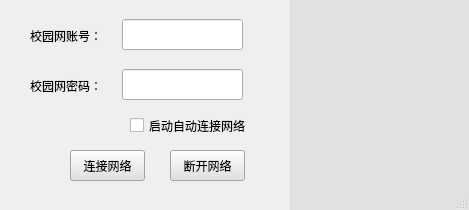
<?xml version="1.0" encoding="UTF-8"?>
<ui version="4.0">
 <class>MainWindow</class>
 <widget class="QMainWindow" name="MainWindow">
  <property name="windowModality">
   <enum>Qt::ApplicationModal</enum>
  </property>
  <property name="enabled">
   <bool>true</bool>
  </property>
  <property name="geometry">
   <rect>
    <x>0</x>
    <y>0</y>
    <width>469</width>
    <height>210</height>
   </rect>
  </property>
  <property name="minimumSize">
   <size>
    <width>469</width>
    <height>210</height>
   </size>
  </property>
  <property name="maximumSize">
   <size>
    <width>469</width>
    <height>232</height>
   </size>
  </property>
  <property name="acceptDrops">
   <bool>false</bool>
  </property>
  <property name="windowTitle">
   <string>校园网客户端</string>
  </property>
  <property name="windowIcon">
   <iconset>
    <normaloff>icon.png</normaloff>icon.png</iconset>
  </property>
  <property name="accessibleName">
   <string/>
  </property>
  <property name="animated">
   <bool>true</bool>
  </property>
  <widget class="QWidget" name="centralwidget">
   <property name="minimumSize">
    <size>
     <width>469</width>
     <height>210</height>
    </size>
   </property>
   <property name="maximumSize">
    <size>
     <width>469</width>
     <height>210</height>
    </size>
   </property>
   <widget class="QWidget" name="widget" native="true">
    <property name="geometry">
     <rect>
      <x>0</x>
      <y>0</y>
      <width>469</width>
      <height>210</height>
     </rect>
    </property>
    <property name="minimumSize">
     <size>
      <width>469</width>
      <height>210</height>
     </size>
    </property>
    <property name="maximumSize">
     <size>
      <width>469</width>
      <height>210</height>
     </size>
    </property>
    <property name="styleSheet">
     <string notr="true"/>
    </property>
    <widget class="QLabel" name="label_info">
     <property name="enabled">
      <bool>true</bool>
     </property>
     <property name="geometry">
      <rect>
       <x>290</x>
       <y>0</y>
       <width>181</width>
       <height>211</height>
      </rect>
     </property>
     <property name="styleSheet">
      <string notr="true">background-color: rgb(225, 225, 225);</string>
     </property>
     <property name="text">
      <string/>
     </property>
    </widget>
    <widget class="QLabel" name="label_2">
     <property name="geometry">
      <rect>
       <x>30</x>
       <y>20</y>
       <width>71</width>
       <height>31</height>
      </rect>
     </property>
     <property name="text">
      <string>校园网账号：</string>
     </property>
    </widget>
    <widget class="QLabel" name="label_3">
     <property name="geometry">
      <rect>
       <x>30</x>
       <y>70</y>
       <width>71</width>
       <height>31</height>
      </rect>
     </property>
     <property name="text">
      <string>校园网密码：</string>
     </property>
    </widget>
    <widget class="QLineEdit" name="lineEdit_xywzh">
     <property name="geometry">
      <rect>
       <x>122</x>
       <y>19</y>
       <width>121</width>
       <height>31</height>
      </rect>
     </property>
    </widget>
    <widget class="QLineEdit" name="lineEdit_xywmm">
     <property name="geometry">
      <rect>
       <x>122</x>
       <y>69</y>
       <width>121</width>
       <height>31</height>
      </rect>
     </property>
     <property name="echoMode">
      <enum>QLineEdit::Password</enum>
     </property>
    </widget>
    <widget class="QPushButton" name="pushButton_ljwl">
     <property name="geometry">
      <rect>
       <x>70</x>
       <y>150</y>
       <width>75</width>
       <height>31</height>
      </rect>
     </property>
     <property name="styleSheet">
      <string notr="true">background-color: rgb(225, 225, 225);</string>
     </property>
     <property name="text">
      <string>连接网络</string>
     </property>
    </widget>
    <widget class="QPushButton" name="pushButton_dklj">
     <property name="geometry">
      <rect>
       <x>170</x>
       <y>150</y>
       <width>75</width>
       <height>31</height>
      </rect>
     </property>
     <property name="styleSheet">
      <string notr="true">background-color: rgb(239, 247, 255);
background-color: rgb(225, 225, 225);</string>
     </property>
     <property name="text">
      <string>断开网络</string>
     </property>
    </widget>
    <widget class="QCheckBox" name="checkBox_zdlj">
     <property name="geometry">
      <rect>
       <x>130</x>
       <y>115</y>
       <width>121</width>
       <height>21</height>
      </rect>
     </property>
     <property name="text">
      <string>启动自动连接网络</string>
     </property>
    </widget>
   </widget>
  </widget>
  <widget class="QStatusBar" name="statusbar"/>
 </widget>
 <resources/>
 <connections/>
</ui>
